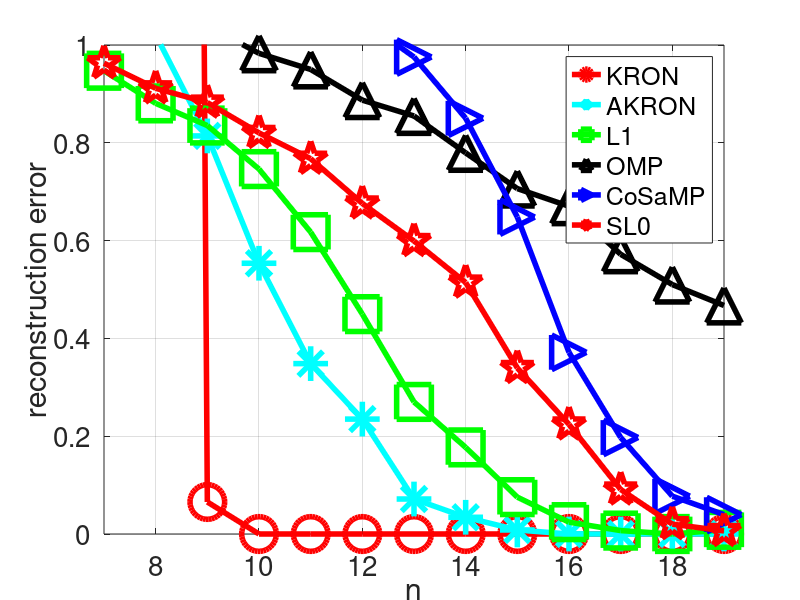
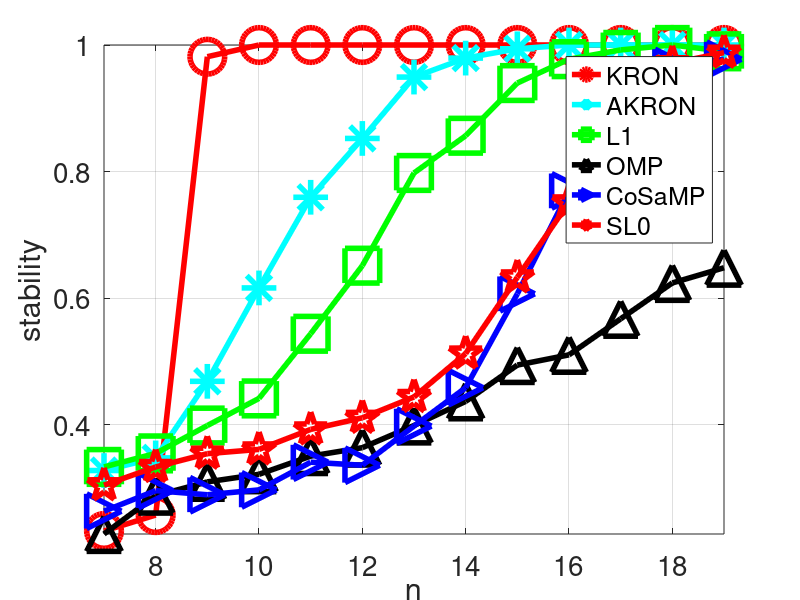
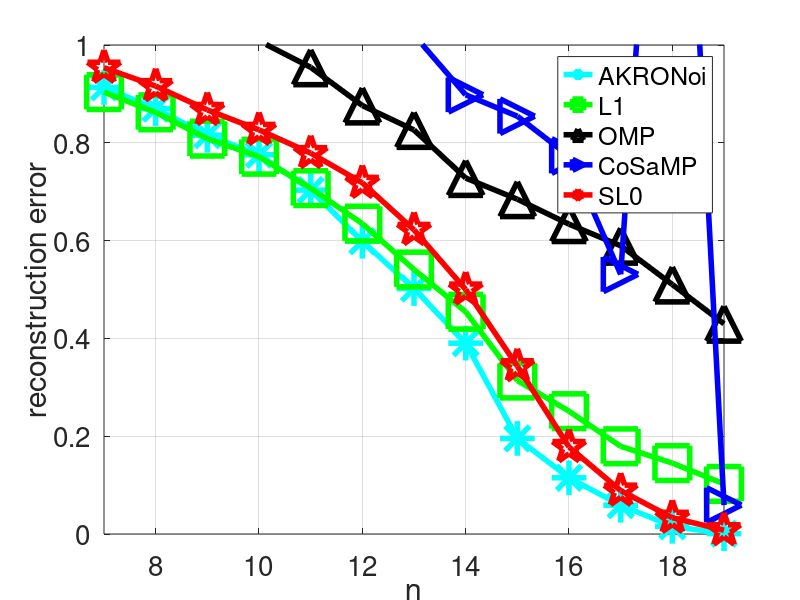
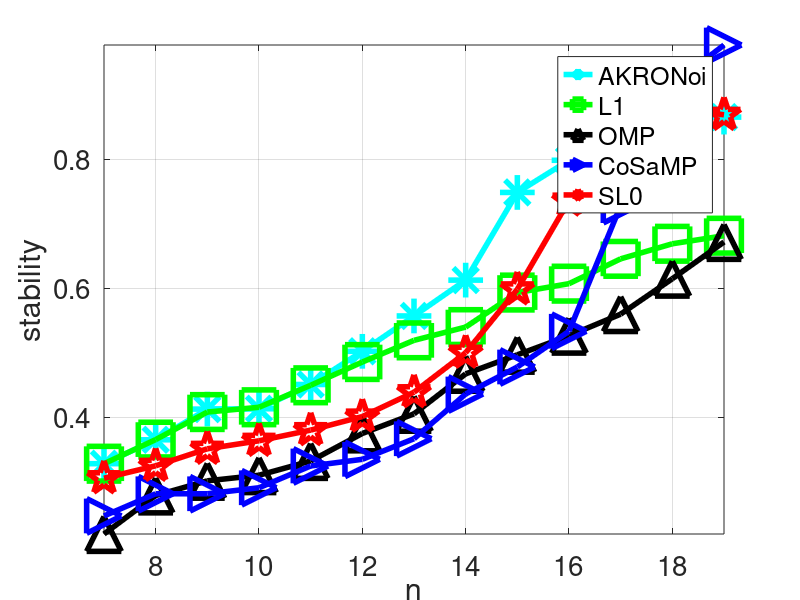

The MATLAB script that drew these images, in order:
%% experiment_fix_p_sweep_n_small
clc
clear
close all

load mat/experiments_fixP_sweepN_small_23-Feb-2017.mat

lw = 4;
ms = 25;
fs = 20;

i_kron = 1;
i_akron = 4;
i_akronoi = 6;
i_cosamp = 2;
i_omp = 3;
i_sl0 = 8;
i_l1 = 5;
i_l1n = 7;

m_kron = 'ro-';
m_akron = 'c*-';
m_akronoi = 'c*-';
m_cosamp = 'b>-';
m_omp = 'k^-';
m_sl0 = 'rp-';
m_l1 = 'gs-';
m_l1n = 'gs-';


h1 = figure;
hold on; 
box on; 
grid on;
plot(Ps, errs_clean(i_kron, :), m_kron, 'LineWidth', lw, 'MarkerSize', ms);
plot(Ps, errs_clean(i_akron, :), m_akron, 'LineWidth', lw, 'MarkerSize', ms);
plot(Ps, errs_clean(i_l1, :), m_l1, 'LineWidth', lw, 'MarkerSize', ms);
plot(Ps, errs_clean(i_omp, :), m_omp, 'LineWidth', lw, 'MarkerSize', ms);
plot(Ps, errs_clean(i_cosamp, :), m_cosamp, 'LineWidth', lw, 'MarkerSize', ms);
plot(Ps, errs_clean(i_sl0, :), m_sl0, 'LineWidth', lw, 'MarkerSize', ms);
axis tight;
ylim([0 1])
legend('KRON', 'AKRON', 'L1', 'OMP', 'CoSaMP', 'SL0', 'Location', 'best')
xlabel('n', 'FontSize', fs);
ylabel('reconstruction error', 'FontSize', fs);
set(gca, 'fontsize', fs);
saveas(h1, 'eps/experiments_fixP_sweepN_small_errors.eps', 'eps2c');


h2 = figure;
hold on; 
box on; 
grid on;
plot(Ps, errs_clean_2(i_kron, :), m_kron, 'LineWidth', lw, 'MarkerSize', ms);
plot(Ps, errs_clean_2(i_akron, :), m_akron, 'LineWidth', lw, 'MarkerSize', ms);
plot(Ps, errs_clean_2(i_l1, :), m_l1, 'LineWidth', lw, 'MarkerSize', ms);
plot(Ps, errs_clean_2(i_omp, :), m_omp, 'LineWidth', lw, 'MarkerSize', ms);
plot(Ps, errs_clean_2(i_cosamp, :), m_cosamp, 'LineWidth', lw, 'MarkerSize', ms);
plot(Ps, errs_clean_2(i_sl0, :), m_sl0, 'LineWidth', lw, 'MarkerSize', ms);
axis tight;
legend('KRON', 'AKRON', 'L1', 'OMP', 'CoSaMP', 'SL0', 'Location', 'best')
xlabel('n', 'FontSize', fs);
ylabel('stability', 'FontSize', fs);
set(gca, 'fontsize', fs);
saveas(h2, 'eps/experiments_fixP_sweepN_small_stability.eps', 'eps2c');



h1 = figure;
hold on; 
box on; 
grid on;
% plot(Ps, errs_noise(i_kron, :), m_kron, 'LineWidth', lw, 'MarkerSize', ms);
plot(Ps, errs_noise(i_akronoi, :), m_akronoi, 'LineWidth', lw, 'MarkerSize', ms);
plot(Ps, errs_noise(i_l1n, :), m_l1n, 'LineWidth', lw, 'MarkerSize', ms);
plot(Ps, errs_noise(i_omp, :), m_omp, 'LineWidth', lw, 'MarkerSize', ms);
plot(Ps, errs_noise(i_cosamp, :), m_cosamp, 'LineWidth', lw, 'MarkerSize', ms);
plot(Ps, errs_noise(i_sl0, :), m_sl0, 'LineWidth', lw, 'MarkerSize', ms);
axis tight;
ylim([0 1])
legend('AKRONoi', 'L1', 'OMP', 'CoSaMP', 'SL0', 'Location', 'best')
xlabel('n', 'FontSize', fs);
ylabel('reconstruction error', 'FontSize', fs);
set(gca, 'fontsize', fs);
saveas(h1, 'eps/experiments_fixP_sweepN_small_errors_noise.eps', 'eps2c');


h4 = figure;
hold on; 
box on; 
grid on;
% plot(Ps, errs_noise_2(i_kron, :), m_kron, 'LineWidth', lw, 'MarkerSize', ms);
plot(Ps, errs_noise_2(i_akronoi, :), m_akronoi, 'LineWidth', lw, 'MarkerSize', ms);
plot(Ps, errs_noise_2(i_l1n, :), m_l1n, 'LineWidth', lw, 'MarkerSize', ms);
plot(Ps, errs_noise_2(i_omp, :), m_omp, 'LineWidth', lw, 'MarkerSize', ms);
plot(Ps, errs_noise_2(i_cosamp, :), m_cosamp, 'LineWidth', lw, 'MarkerSize', ms);
plot(Ps, errs_noise_2(i_sl0, :), m_sl0, 'LineWidth', lw, 'MarkerSize', ms);
axis tight;
legend('AKRONoi', 'L1', 'OMP', 'CoSaMP', 'SL0', 'Location', 'best')
xlabel('n', 'FontSize', fs);
ylabel('stability', 'FontSize', fs);
set(gca, 'fontsize', fs);
saveas(h4, 'eps/experiments_fixP_sweepN_small_stability_noise.eps', 'eps2c');


